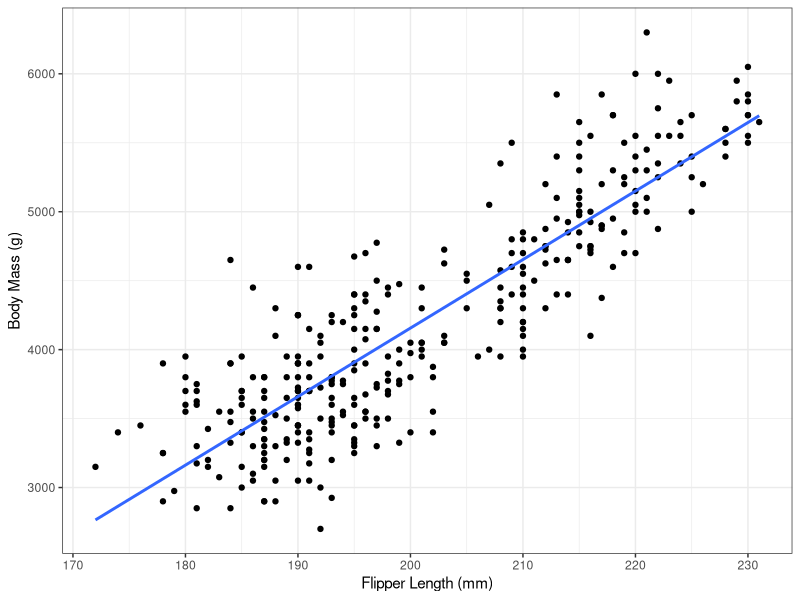
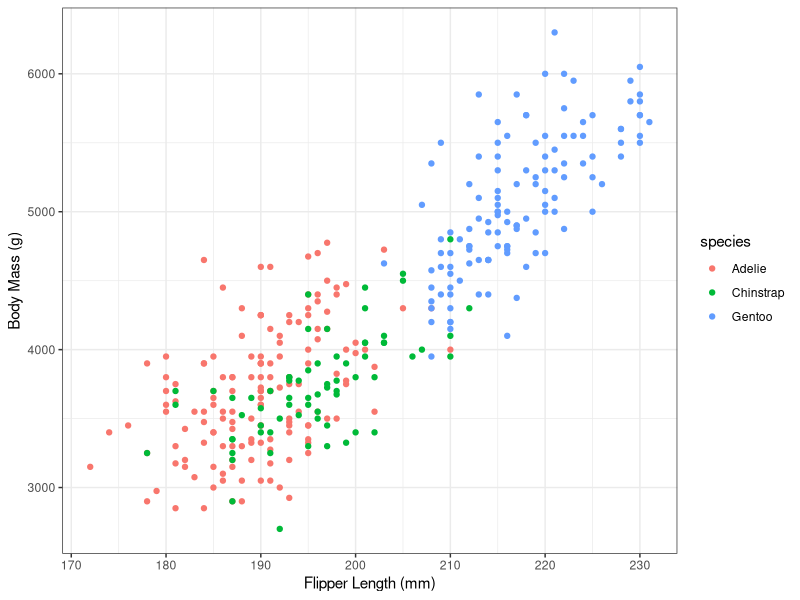
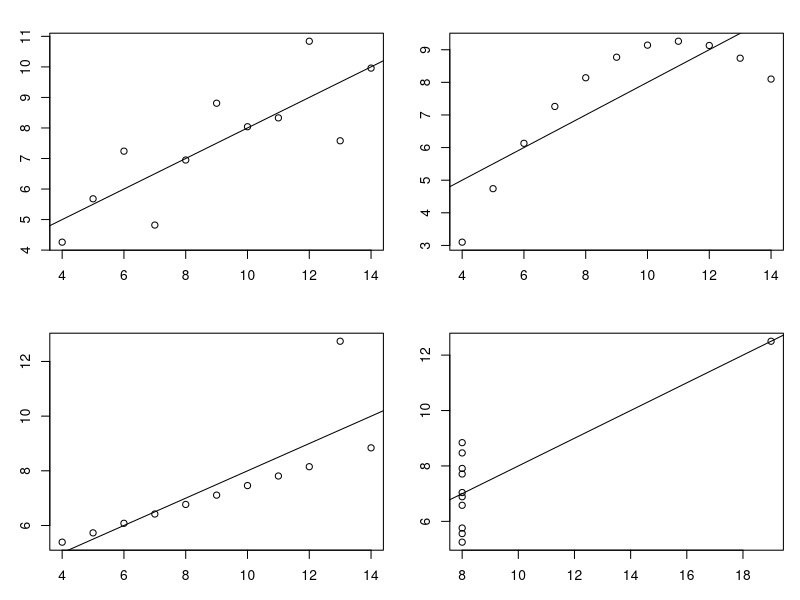
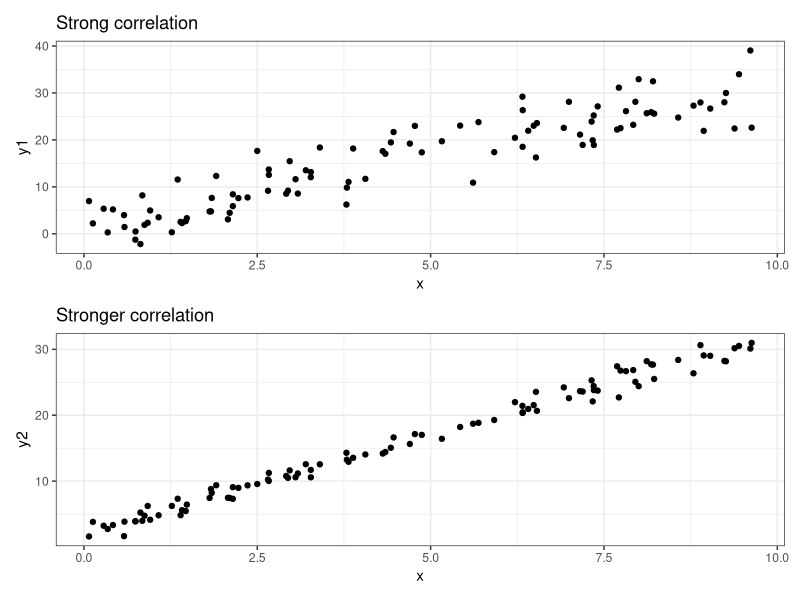
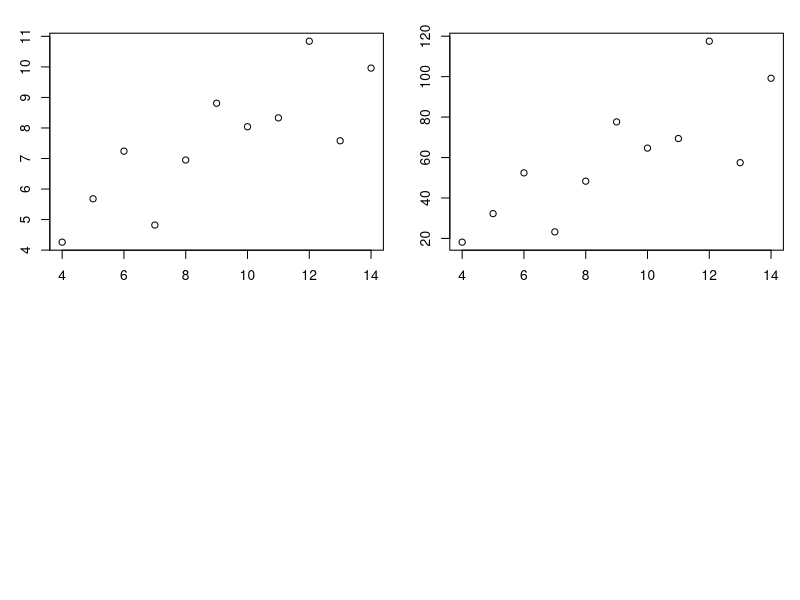
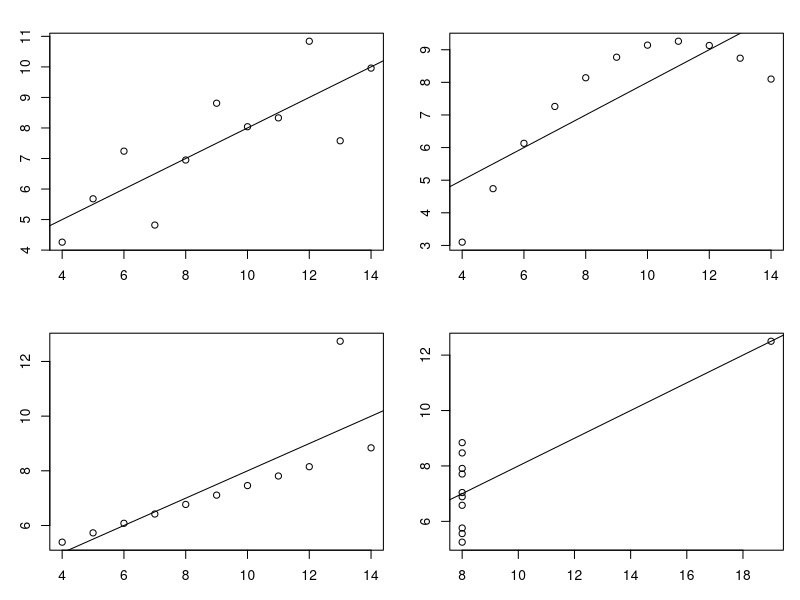
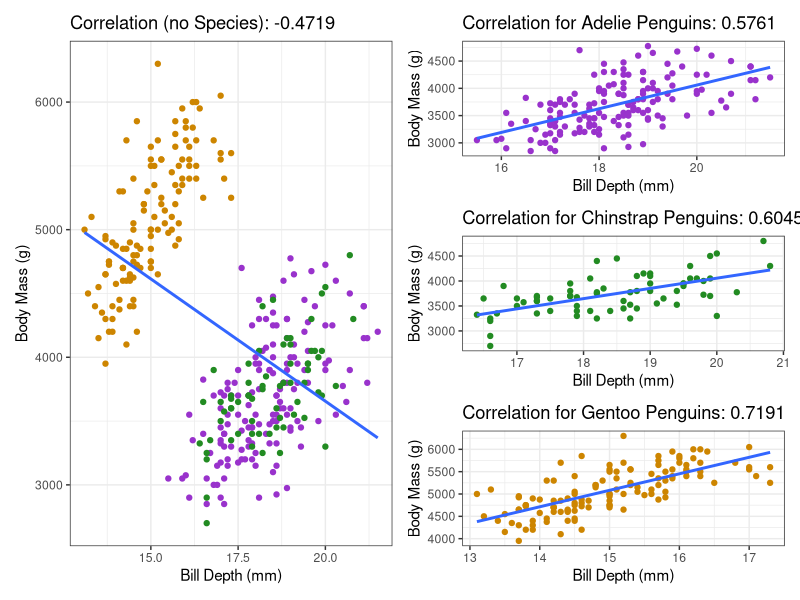
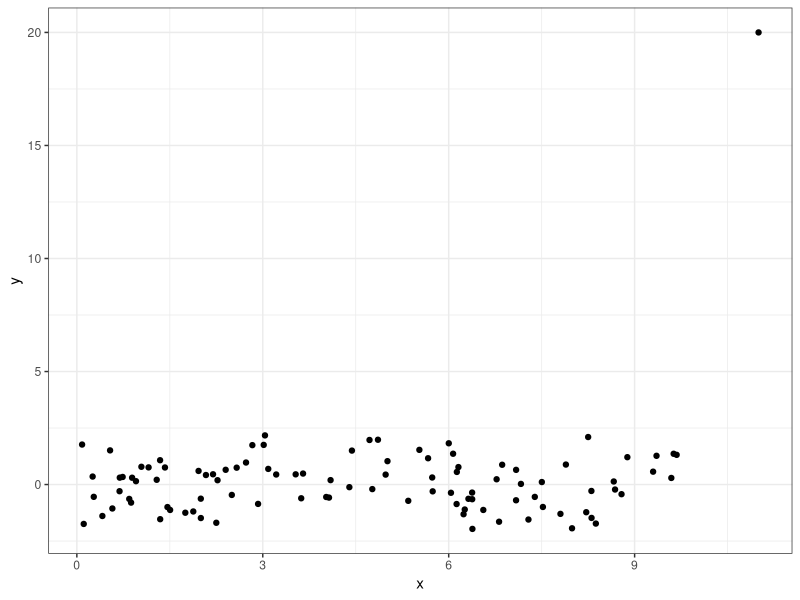

These figures' R source, in order:
## ---- chunk 1
#| echo: false
#| eval: true
set.seed(2112)
## ---- chunk 2
library(palmerpenguins)
library(ggplot2)
theme_set(theme_bw())

ggplot(penguins) + 
    aes(x = flipper_length_mm, y = body_mass_g) +
    geom_point() + 
    geom_smooth(formula = y~x, method = "lm", se = FALSE) +
    labs(x = "Flipper Length (mm)",
        y = "Body Mass (g)")
## ---- chunk 3
library(palmerpenguins)
library(ggplot2)
theme_set(theme_bw())

ggplot(penguins) + 
    aes(x = flipper_length_mm, y = body_mass_g,
        colour = species) +
    geom_point() +
    labs(x = "Flipper Length (mm)",
        y = "Body Mass (g)")
## ---- chunk 4
data.frame(
    variable = names(anscombe),
    mean = apply(anscombe, 2, mean),
    sd = apply(anscombe, 2, sd)
) |> knitr::kable(row.names = FALSE)
## ---- chunk 5
#| fig-height: 4
#| fig-width: 9
#| echo: true
par(mfrow = c(2,2), mar = c(3,3,2,1))
plot(y1 ~ x1, data = anscombe)
abline(lm(y1 ~ x1, data = anscombe))

plot(y2 ~ x2, data = anscombe)
abline(lm(y2 ~ x2, data = anscombe))

plot(y3 ~ x3, data = anscombe)
abline(lm(y3 ~ x3, data = anscombe))

plot(y4 ~ x4, data = anscombe)
abline(lm(y4 ~ x4, data = anscombe))
## ---- chunk 6
library(ggplot2)
theme_set(theme_bw())
library(patchwork)
x <- runif(100, 0, 10)
y1 <- 2 + 3*x + rnorm(100, 0, 4)
y2 <- 2 + 3*x + rnorm(100, 0, 1)

g1 <- ggplot() + aes(x = x, y = y1) + geom_point() +
    labs(title = "Strong correlation")
g2 <- ggplot() + aes(x = x, y = y2) + geom_point() +
    labs(title = "Stronger correlation")
g1 / g2
## ---- chunk 7
#| echo: true
plot(y1 ~ x1, data = anscombe)
## ---- chunk 8
#| echo: true
cor(anscombe$y1, anscombe$x1)
## ---- chunk 9
#| echo: true
cor(anscombe$y1, anscombe$x1)
## ---- chunk 10
#| echo: true
cor(anscombe$y1*5 + 1, anscombe$x1)
## ---- chunk 11
#| echo: true
plot(y1^2 ~ x1, data = anscombe)
cor(anscombe$x1, anscombe$y1^2)
## ---- chunk 12
#| echo: false
#| fig-height: 6
#| fig-width: 6
par(mfrow = c(2,2), mar = c(3,3,2,1))
par(mfrow = c(2,2))
plot(y1 ~ x1, data = anscombe)
abline(lm(y1 ~ x1, data = anscombe))

plot(y2 ~ x2, data = anscombe)
abline(lm(y2 ~ x2, data = anscombe))

plot(y3 ~ x3, data = anscombe)
abline(lm(y3 ~ x3, data = anscombe))

plot(y4 ~ x4, data = anscombe)
abline(lm(y4 ~ x4, data = anscombe))
## ---- chunk 13
#| echo: false
#| fig-width: 8
#| fig-height: 4
library(palmerpenguins)
library(ggplot2)
theme_set(theme_bw())
library(patchwork)

gall <- ggplot(penguins) + 
    aes(x = bill_depth_mm, y = body_mass_g) +
    geom_point(mapping = aes(colour = species)) +
    scale_colour_manual(values = c("darkorchid", "forestgreen", "orange3")) +
    geom_smooth(method = "lm", formula = y~x, se = FALSE) +
    labs(x = "Bill Depth (mm)",
        y = "Body Mass (g)",
        title = paste0("Correlation (no Species): ",
            round(cor(penguins$bill_depth_mm, 
                penguins$body_mass_g, use = "complete"),
                4))) +
    theme(legend.position = "none")

gadelie <- with(subset(penguins, species == "Adelie"),
    ggplot() + aes(x = bill_depth_mm, y = body_mass_g) +
        geom_point(colour = "darkorchid") +
        geom_smooth(method = "lm", formula = y~x, se = FALSE) +
        labs(x = "Bill Depth (mm)",
            y = "Body Mass (g)",
            title = paste0("Correlation for Adelie Penguins: ",
                round(cor(bill_depth_mm, body_mass_g, 
                    use = "complete"), 
                4)))
)
ginstrap <- with(subset(penguins, species == "Chinstrap"),
    ggplot() + aes(x = bill_depth_mm, y = body_mass_g) +
        geom_point(colour = "forestgreen") +
        geom_smooth(method = "lm", formula = y~x, se = FALSE) +
        labs(x = "Bill Depth (mm)",
            y = "Body Mass (g)",
            title = paste0("Correlation for Chinstrap Penguins: ",
                round(cor(bill_depth_mm, body_mass_g, 
                    use = "complete"), 
                4)))
)
gentoo <- with(subset(penguins, species == "Gentoo"),
    ggplot() + aes(x = bill_depth_mm, y = body_mass_g) +
        geom_point(colour = "orange3") +
        geom_smooth(method = "lm", formula = y~x, se = FALSE) +
        labs(x = "Bill Depth (mm)",
            y = "Body Mass (g)",
            title = paste0("Correlation for Gentoo Penguins: ",
                round(cor(bill_depth_mm, body_mass_g, 
                    use = "complete"), 
                4)))
)

gall + (gadelie / ginstrap / gentoo)
## ---- chunk 14
#| fig-height: 5
#| fig-width: 6
x <- c(runif(99, 0, 10), 11)
y <- c(rnorm(99), 20)

ggplot() + aes(x = x, y = y) + geom_point() #+ 
    #geom_smooth(method = "lm", formula = y~x, se = FALSE)

## ---- chunk 15
#| fig-height: 5
#| fig-width: 6
ggplot() + aes(x = x, y = y) + geom_point() + 
    geom_smooth(method = "lm", formula = y~x, se = FALSE)
## ---- chunk 16
#| echo: true
plot(mpg ~ wt, data = mtcars)
cor(mtcars$mpg, mtcars$wt)
